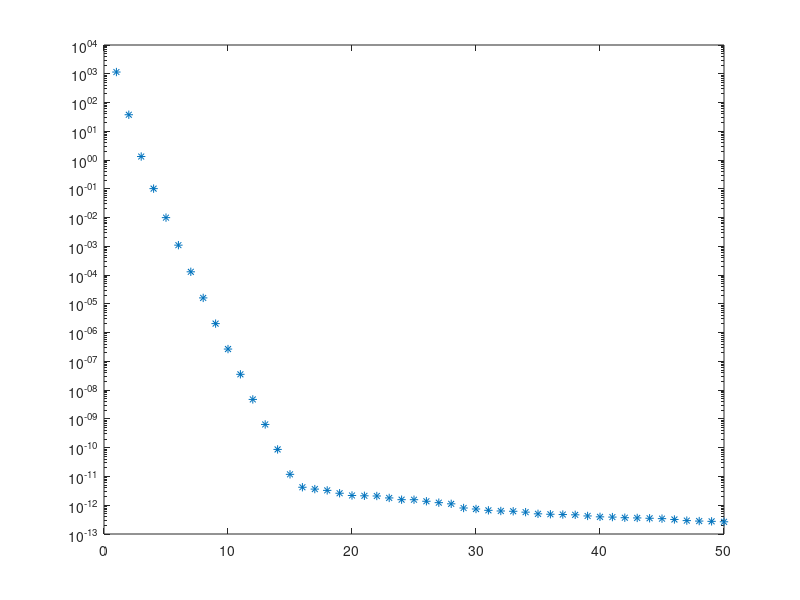

This chart was generated by the following MATLAB code:
% Produce the graph from Figure 5.3
[X,Y] = meshgrid(-0.7:0.001:0.7, -0.7:0.001:0.7);
Z = sqrt(1 - X.^2 - Y.^2);
% X.^2 and Y.^2 does the square operation element by element

% Plot X,Y,Z
% surf(X,Y,Z)

% Play with some SVD stuff
[u,s,v] = svd(Z);
x = 1:1:50; % x = linspace(1,50,50);
y = diag( s(1:50, 1:50) );
semilogy(x, y, '*');
